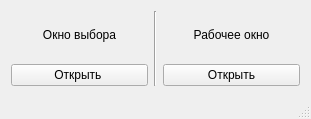
<?xml version="1.0" encoding="UTF-8"?>
<ui version="4.0">
 <class>MainWindow</class>
 <widget class="QMainWindow" name="MainWindow">
  <property name="geometry">
   <rect>
    <x>0</x>
    <y>0</y>
    <width>311</width>
    <height>119</height>
   </rect>
  </property>
  <property name="windowTitle">
   <string>Коллатор</string>
  </property>
  <widget class="QWidget" name="centralWidget">
   <layout class="QGridLayout" name="gridLayout">
    <item row="0" column="0">
     <layout class="QHBoxLayout" name="horizontalLayout">
      <item>
       <layout class="QVBoxLayout" name="verticalLayout">
        <item>
         <widget class="QLabel" name="lblChooseWnd">
          <property name="text">
           <string>Окно выбора</string>
          </property>
          <property name="alignment">
           <set>Qt::AlignCenter</set>
          </property>
         </widget>
        </item>
        <item>
         <widget class="QPushButton" name="pButOpenChooseWnd">
          <property name="text">
           <string>Открыть </string>
          </property>
         </widget>
        </item>
       </layout>
      </item>
      <item>
       <widget class="Line" name="line">
        <property name="orientation">
         <enum>Qt::Vertical</enum>
        </property>
       </widget>
      </item>
      <item>
       <layout class="QVBoxLayout" name="verticalLayout_2">
        <item>
         <widget class="QLabel" name="lblWorkWnd">
          <property name="text">
           <string>Рабочее окно</string>
          </property>
          <property name="alignment">
           <set>Qt::AlignCenter</set>
          </property>
         </widget>
        </item>
        <item>
         <widget class="QPushButton" name="pButOpenWorkWnd">
          <property name="text">
           <string>Открыть</string>
          </property>
         </widget>
        </item>
       </layout>
      </item>
     </layout>
    </item>
   </layout>
  </widget>
  <widget class="QStatusBar" name="statusBar"/>
 </widget>
 <layoutdefault spacing="6" margin="11"/>
 <resources/>
 <connections/>
</ui>
